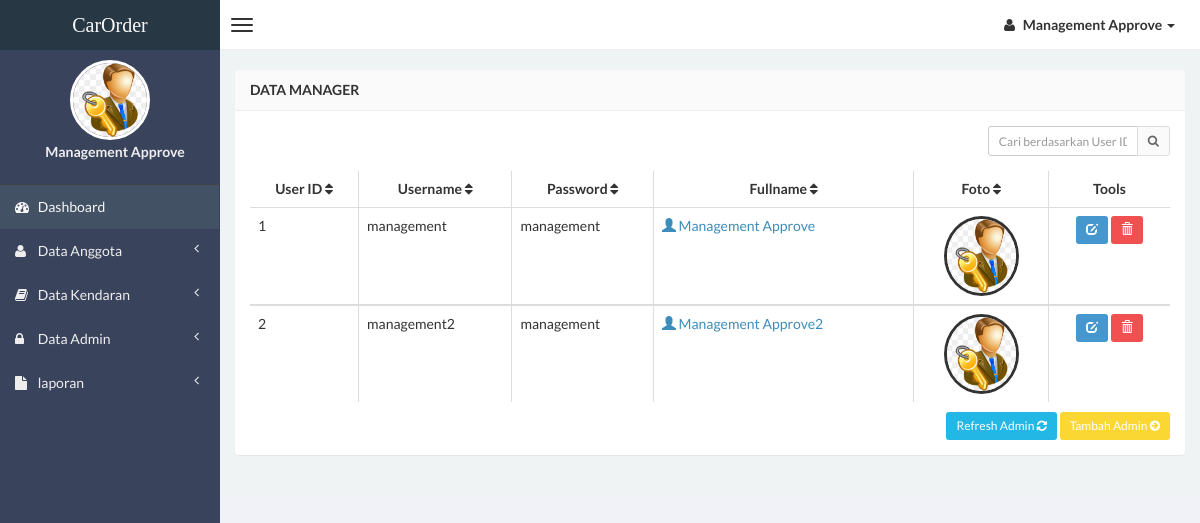
Page /management/admin.php (signed in) on the committed database.
### tables this page shows
CREATE TABLE IF NOT EXISTS `management` (
`user_id` int(2) NOT NULL ,
  `username` varchar(15) NOT NULL,
  `password` varchar(15) NOT NULL,
  `fullname` varchar(30) NOT NULL,
  `gambar` varchar(30) NOT NULL
);

### management/admin.php (the view, shortened to what this page needs)
<?php
if (empty($_SESSION['username'])){
	header('location:../index.php');
} else {
?>
<!DOCTYPE html>
<html>
<head>
    <link href="../css/bootstrap.min.css" rel="stylesheet" type="text/css" />
    <link href="../css/font-awesome.min.css" rel="stylesheet" type="text/css" />
    <link href="../css/ionicons.min.css" rel="stylesheet" type="text/css" />
    <link href="../css/morris/morris.css" rel="stylesheet" type="text/css" />
    <link href="../css/jvectormap/jquery-jvectormap-1.2.2.css" rel="stylesheet" type="text/css" />
    <link href="../css/datepicker/datepicker3.css" rel="stylesheet" type="text/css" />
    <link href="../css/daterangepicker/daterangepicker-bs3.css" rel="stylesheet" type="text/css" />
    <link href="../css/iCheck/all.css" rel="stylesheet" type="text/css" />
    <link href="../css/style.css" rel="stylesheet" type="text/css" />
      </head>
      <body class="skin-black">
        <header class="header">
            <a href="index.php" class="logo">
                CarOrder
            </a>
            <nav class="navbar navbar-static-top" role="navigation">
                <a href="#" class="navbar-btn sidebar-toggle" data-toggle="offcanvas" role="button">
                    <span class="icon-bar"></span>
                    <span class="icon-bar"></span>
                    <span class="icon-bar"></span>
                </a>
                <div class="navbar-right">
                    <ul class="nav navbar-nav">
                        <li class="dropdown user user-menu">
                            <a href="#" class="dropdown-toggle" data-toggle="dropdown">
                                <i class="fa fa-user"></i>
                                <span><?php echo $_SESSION['fullname']; ?> <i class="caret"></i></span>
                            </a>
                                </li>
                            </ul>
                        </div>
                    </nav>
                </header>
<?php } ?>
                <div class="wrapper row-offcanvas row-offcanvas-left">
                    <aside class="left-side sidebar-offcanvas">
                        <section class="sidebar">
                            <div class="user-panel">
                                <div>
                                    <center><img src="<?php echo $_SESSION['gambar']; ?>" height="80" width="80" class="img-circle" alt="User Image" style="border: 3px solid white;" /></center>
                                </div>
                                <div class="info">
                                    <center><p><?php echo $_SESSION['fullname']; ?></p></center>
                                </div>
                            </div>
                            <?php include "menu.php"; ?>
                        </section>
                    </aside>
                    <aside class="right-side">
                <section class="content">
                    <div class="row">
                        <div class="col-xs-12">
                            <div class="panel">
                                <header class="panel-heading">
                                    <b>Data Manager</b>
                                </header>
                                <div class="panel-body table-responsive">
                                    <div class="box-tools m-b-15">
                                    <form action="admin.php" method="POST">
                                        <div class="input-group">
                                        <input type='text' class="form-control input-sm pull-right" style="width: 150px;"  name='qcari' placeholder='Cari berdasarkan User ID dan Username' required />
                                            <div class="input-group-btn">
                                                <button class="btn btn-sm btn-default" type="submit"><i class="fa fa-search"></i></button>
                                            </div>
                                        </div>
                                    </form>
                                    </div>
                                    <?php
                    $query1="select * from management";
                    $tampil=mysqli_query($conn,$query1) or die(mysqli_error($conn));
                    ?>
                                    <table id="example" class="table table-hover table-bordered">
                  <thead>
                      <tr>
                        <th><center>User ID <i class="fa fa-sort"></i></center></th>
                        <th><center>Username <i class="fa fa-sort"></i></center></th>
                        <th><center>Password <i class="fa fa-sort"></i></center></th>
                        <th><center>Fullname <i class="fa fa-sort"></i></center></th>
                        <th><center>Foto <i class="fa fa-sort"></i></center></th>
                        <th><center>Tools</center></th>
                      </tr>
                  </thead>
                     <?php while($data=mysqli_fetch_array($tampil))
                    { ?>
                    <tbody>
                    <tr>
                    <td><?php echo $data['user_id']; ?></td>
                    <td><?php echo $data['username'];?></td>
                    <td><?php echo $data['password'];?></td>
                    <td><a href="detail-admin.php?hal=edit&kd=<?php echo $data['user_id'];?>"><span class="glyphicon glyphicon-user"></span> <?php echo $data['fullname']; ?></a></td>
                    <td><center><img src="<?php echo $data['gambar']; ?>" class="img-circle" height="80" width="75" style="border: 3px solid #333333;" /></center></td>
                    <td><center><div id="thanks"><a class="btn btn-sm btn-primary" data-placement="bottom" data-toggle="tooltip" title="Edit Admin" href="edit-admin.php?hal=edit&kd=<?php echo $data['user_id'];?>"><span class="glyphicon glyphicon-edit"></span></a>
                    <a onclick="return confirm ('Yakin hapus <?php echo $data['fullname'];?>.?');" class="btn btn-sm btn-danger tooltips" data-placement="bottom" data-toggle="tooltip" title="Hapus Admin" href="hapus-admin.php?hal=hapus&kd=<?php echo $data['user_id'];?>"><span class="glyphicon glyphicon-trash"></a></center></td></tr></div>
                 <?php
              }
              ?>
                <div class="text-right" style="margin-top: 10px;">
                 <a href="admin.php" class="btn btn-sm btn-info">Refresh Admin <i class="fa fa-refresh"></i></a> <a href="input-admin.php" class="btn btn-sm btn-warning">Tambah Admin <i class="fa fa-arrow-circle-right"></i></a>
                </div>
                                </div>
                            </div>
                        </div>
</body>
</html>

### rows in the picture
management: user_id "1", username "management", password "management", fullname "Management Approve", gambar (picture)
management: user_id "2", username "management2", password "management", fullname "Management Approve2", gambar (picture)

### other values in the picture
$_SESSION['fullname'] "Management Approve"
